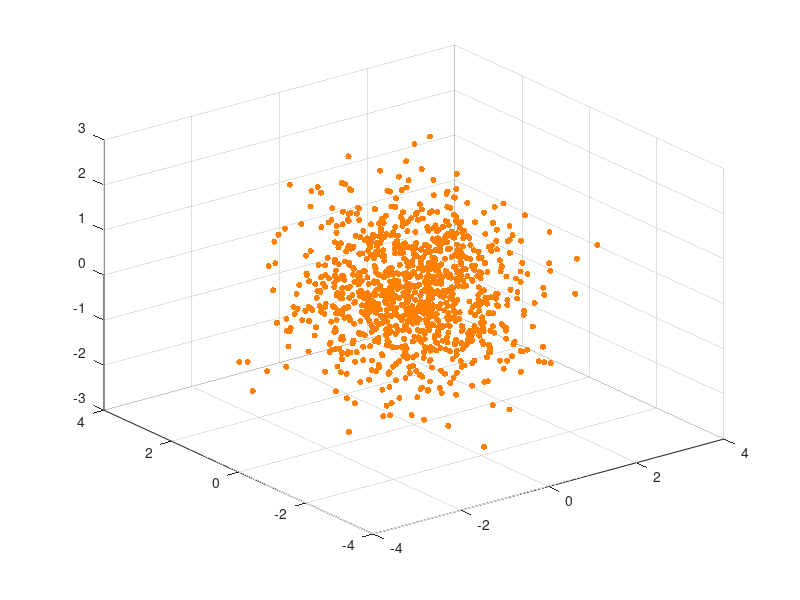

Here is the MATLAB script that generated this plot:
%%
x = linspace(0,3*pi,200);
y = cos(x) + rand(1,200);
c = linspace(1,10,length(x));
scatter(x,y,[],c)
%%
x = [1 2 3 4 5 6 7 8 9 10];
y = [3.2 4.1 5.8 6.2 7.6 8 9 10 11 12];
scatter(x, y, [15], [1 0 0], 'filled');% 散点图：15是圆的大小，[1 0 0]是RGB，加'filled'表示实心
%%
x = randn(1000, 1);
y = randn(1000, 1);
z = randn(1000, 1);
scatter3(x, y, z, [20], [1 0.5 0], 'filled');